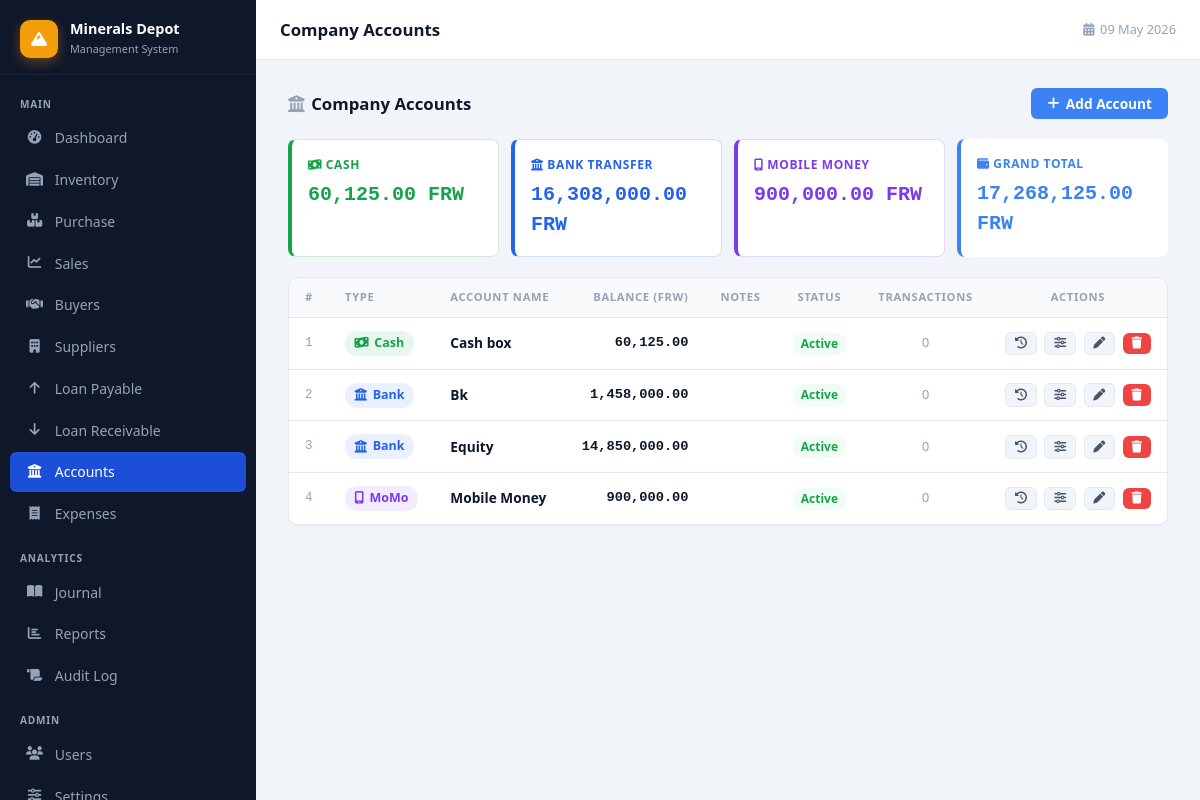
The app's page /accounts.php (signed in) with its own data.
### tables this page shows
CREATE TABLE `company_accounts` (
  `id` int(11) NOT NULL,
  `account_type` enum('cash','bank','momo') NOT NULL,
  `account_name` varchar(100) NOT NULL,
  `balance` decimal(15,2) NOT NULL DEFAULT 0.00,
  `notes` text DEFAULT NULL,
  `is_active` tinyint(1) NOT NULL DEFAULT 1,
  `created_by` int(11) DEFAULT NULL,
  `created_at` timestamp NOT NULL DEFAULT current_timestamp(),
  `updated_at` timestamp NOT NULL DEFAULT current_timestamp() ON UPDATE current_timestamp()
);

### accounts.php (the view, shortened to what this page needs)
<?php
require_once 'config/database.php';
$accounts = $pdo->query("
    SELECT ca.*,
           COALESCE((SELECT COUNT(*) FROM account_transactions WHERE account_id=ca.id),0) AS txn_count
    FROM company_accounts ca
    ORDER BY ca.account_type, ca.account_name
")->fetchAll();
$totals = ['cash'=>0, 'bank'=>0, 'momo'=>0];
foreach($accounts as $a) $totals[$a['account_type']] += $a['balance'];
$grand_total = array_sum($totals);
include 'includes/header.php';
?>
<div class="page-header">
    <h2><i class="fas fa-building-columns" style="margin-right:.4rem;color:var(--text-muted)"></i>Company Accounts</h2>
    <button class="btn btn-primary" onclick="openAddPanel()">
        <i class="fas fa-plus"></i> Add Account
    </button>
</div>
<div style="display:grid;grid-template-columns:repeat(4,1fr);gap:.75rem;margin-bottom:1.25rem">
    <?php
    $cards = [
        ['cash',  'fas fa-money-bill-wave', 'Cash',          '#16a34a', $totals['cash']],
        ['bank',  'fas fa-building-columns','Bank Transfer',  '#2563eb', $totals['bank']],
        ['momo',  'fas fa-mobile-screen',   'Mobile Money',   '#7c3aed', $totals['momo']],
        ['total', 'fas fa-wallet',           'Grand Total',    'var(--primary)', $grand_total],
    ];
    foreach($cards as [$type,$icon,$label,$color,$bal]):
        $neg = $bal < 0;
    ?>
    <div style="border:1px solid <?= $color ?>33;border-left:4px solid <?= $color ?>;border-radius:8px;padding:1rem;background:var(--surface,var(--bg))">
        <div style="font-size:.75rem;font-weight:600;color:<?= $color ?>;text-transform:uppercase;letter-spacing:.05em;margin-bottom:.35rem">
            <i class="<?= $icon ?>"></i> <?= $label ?>
        </div>
        <div id="card-total-<?= $type ?>" style="font-size:1.25rem;font-weight:700;font-family:monospace;color:<?= $neg?'#dc2626':$color ?>">
            <?= number_format(abs($bal),2) ?> FRW
        </div>
    </div>
    <?php endforeach; ?>
</div>
<div class="table-wrap">
    <table>
        <thead>
            <tr>
                <th>#</th>
                <th>Type</th>
                <th>Account Name</th>
                <th style="text-align:right">Balance (FRW)</th>
                <th>Notes</th>
                <th style="text-align:center">Status</th>
                <th style="text-align:center">Transactions</th>
                <th style="text-align:center">Actions</th>
            </tr>
        </thead>
        <tbody id="acct-tbody">
        <?php if(!$accounts): ?>
        <tr id="empty-row"><td colspan="8" style="text-align:center;padding:2rem;color:var(--text-muted)">
            No accounts yet. Add your first account above.
        </td></tr>
        <?php else: ?>
        <?php $i=0; foreach($accounts as $a):
            $typeLabels = ['cash'=>['Cash','#16a34a','fas fa-money-bill-wave'],
                           'bank'=>['Bank','#2563eb','fas fa-building-columns'],
                           'momo'=>['MoMo','#7c3aed','fas fa-mobile-screen']];
            [$tlabel,$tcolor,$ticon] = $typeLabels[$a['account_type']];
            $neg = (float)$a['balance'] < 0;
        ?>
        <tr id="acct-row-<?= $a['id'] ?>">
            <td class="font-mono text-muted" style="font-size:.78rem"><?= ++$i ?></td>
            <td>
                <span style="display:inline-flex;align-items:center;gap:.35rem;padding:.2rem .6rem;border-radius:12px;font-size:.78rem;font-weight:600;background:<?= $tcolor ?>18;color:<?= $tcolor ?>">
                    <i class="<?= $ticon ?>"></i> <?= $tlabel ?>
                </span>
            </td>
            <td class="fw-600" id="acct-name-<?= $a['id'] ?>"><?= htmlspecialchars($a['account_name']) ?></td>
            <td style="text-align:right;font-family:monospace;font-weight:700;color:<?= $neg?'#dc2626':'var(--text)' ?>" id="acct-bal-<?= $a['id'] ?>">
                <?= ($neg?'−':'') . number_format(abs((float)$a['balance']),2) ?>
            </td>
            <td class="text-muted" style="font-size:.83rem" id="acct-notes-<?= $a['id'] ?>"><?= htmlspecialchars($a['notes']??'') ?></td>
            <td style="text-align:center">
                <span id="acct-status-<?= $a['id'] ?>" style="padding:.15rem .5rem;border-radius:10px;font-size:.75rem;font-weight:600;<?= $a['is_active']?'background:#f0fdf4;color:#16a34a':'background:#fef2f2;color:#dc2626' ?>">
                    <?= $a['is_active'] ? 'Active' : 'Inactive' ?>
                </span>
            </td>
            <td style="text-align:center;font-size:.83rem;color:var(--text-muted)"><?= number_format($a['txn_count']) ?></td>
            <td style="text-align:center;white-space:nowrap">
                <button class="btn btn-secondary" style="padding:.3rem .55rem;font-size:.75rem;margin-right:.25rem"
                        onclick="openHistory(<?= $a['id'] ?>, <?= htmlspecialchars(json_encode($a['account_name'])) ?>)"
                        title="Transaction history">
                    <i class="fas fa-clock-rotate-left"></i>
                </button>
                <button class="btn btn-secondary" style="padding:.3rem .55rem;font-size:.75rem;margin-right:.25rem"
                        onclick="openAdjust(<?= $a['id'] ?>, <?= htmlspecialchars(json_encode($a['account_name'])) ?>)"
                        title="Adjust balance">
                    <i class="fas fa-sliders"></i>
                </button>
                <button class="btn btn-secondary" style="padding:.3rem .55rem;font-size:.75rem;margin-right:.25rem"
                        onclick="openEditPanel(<?= htmlspecialchars(json_encode($a)) ?>)"
                        title="Edit">
                    <i class="fas fa-pen"></i>
                </button>
                <button class="btn btn-danger" style="padding:.3rem .55rem;font-size:.75rem"
                        onclick="deleteAccount(<?= $a['id'] ?>, this)"
                        title="Delete">
                    <i class="fas fa-trash"></i>
                </button>
            </td>
        </tr>
        <?php endforeach; endif; ?>
        </tbody>
    </table>
</div>
<?php include 'includes/footer.php'; ?>

### css/style.css (style rules this page uses)
:root { --sidebar-w: 256px; --topbar-h: 60px; --sidebar-bg: #0f172a; --sidebar-text: #94a3b8; --sidebar-hover: rgba(255,255,255,.07); --sidebar-active: #1d4ed8; --accent: #f59e0b; --primary: #3b82f6; --primary-dark: #1d4ed8; --success: #10b981; --danger: #ef4444; --warning: #f59e0b; --bg: #f1f5f9; --surface: #ffffff; --border: #e2e8f0; --text: #0f172a; --text-sec: #475569; --text-muted: #94a3b8; --shadow-sm: 0 1px 2px rgba(0,0,0,.05); --shadow: 0 1px 3px rgba(0,0,0,.10),0 1px 2px rgba(0,0,0,.06); --shadow-md: 0 4px 6px -1px rgba(0,0,0,.10),0 2px 4px -1px rgba(0,0,0,.06); --shadow-lg: 0 10px 25px -3px rgba(0,0,0,.15); --r-sm: 6px; --r: 10px; --r-lg: 16px; }
*,*::before,*::after { margin:0; padding:0; box-sizing:border-box; }
body { font-family:'Segoe UI',system-ui,-apple-system,sans-serif; background:var(--bg); color:var(--text); line-height:1.5; font-size:14px; }
.page-header { display:flex; align-items:center; justify-content:space-between; margin-bottom:1.25rem; flex-wrap:wrap; gap:.75rem; }
.page-header h2 { font-size:1.05rem; font-weight:700; }
.table-wrap { overflow-x:auto; border-radius:var(--r); border:1px solid var(--border); box-shadow:var(--shadow-sm); }
table { width:100%; border-collapse:collapse; background:var(--surface); font-size:.855rem; }
thead th { background:#f8fafc; color:var(--text-muted); font-weight:600; font-size:.7rem; text-transform:uppercase; letter-spacing:.06em; padding:.7rem 1rem; text-align:left; border-bottom:1px solid var(--border); white-space:nowrap; }
tbody td { padding:.8rem 1rem; border-bottom:1px solid var(--border); vertical-align:middle; }
tbody tr:last-child td { border-bottom:none; }
.btn { display:inline-flex; align-items:center; gap:.4rem; padding:.55rem 1rem; border:none; border-radius:var(--r-sm); font-size:.855rem; font-weight:600; cursor:pointer; transition:background .15s,opacity .15s,transform .1s; text-decoration:none; white-space:nowrap; font-family:inherit; line-height:1; }
.btn-primary { background:var(--primary); color:#fff; }
.btn-danger { background:var(--danger); color:#fff; }
.btn-secondary { background:var(--bg); color:var(--text-sec); border:1px solid var(--border); }
.text-muted { color:var(--text-muted); }
.fw-600 { font-weight:600; }
.font-mono { font-family:'Consolas','Monaco',monospace; font-size:.85em; }

### records on screen
company_accounts: tlabel "Cash", account_name "Cash box", balance "60,125.00", is_active "Active", txn_count "0"
company_accounts: tlabel "Bank", account_name "Bk", balance "1,458,000.00", is_active "Active", txn_count "0"
company_accounts: tlabel "Bank", account_name "Equity", balance "14,850,000.00", is_active "Active", txn_count "0"
company_accounts: tlabel "MoMo", account_name "Mobile Money", balance "900,000.00", is_active "Active", txn_count "0"

### other values on screen
$page_title "Company Accounts"
$label "CASH"
abs($bal) "60,125.00"
$label "BANK TRANSFER"
abs($bal) "16,308,000.00"
$label "MOBILE MONEY"
abs($bal) "900,000.00"
$label "GRAND TOTAL"
abs($bal) "17,268,125.00"
